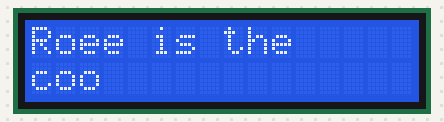
Bench run of a sketch on a simulated Arduino Uno, built with avr-gcc and run on an emulated ATmega328P. Shown: 16×2 character LCD. Random numbers use the default seed unless the sketch sets one; what the sketch prints to the serial monitor is not drawn.

Above: at 0.1 s.
At 3.62 s:
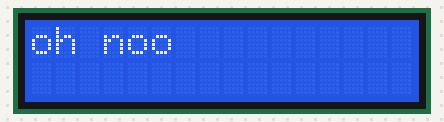
At 9.3 s:
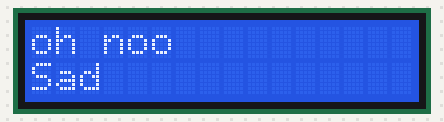
At 17.0 s:
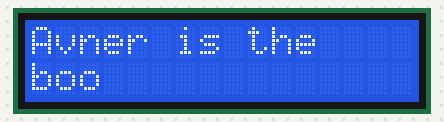
At 26.07 s:
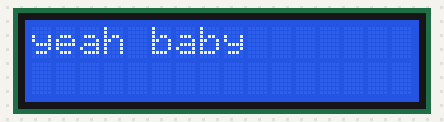
At 37.4 s:
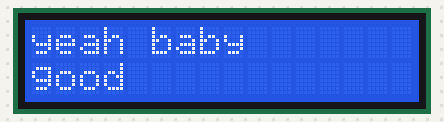

The sketch:

labels.ino
```cpp
// include the library code:
#include <LiquidCrystal.h>
#include <ArduinoJson.h>

// initialize the library with the numbers of the interface pins
LiquidCrystal lcd(12, 11, 5, 4, 3, 2);

char i;
const char message1[17] = "2x16 LCD Display";
DynamicJsonBuffer jsonBuffer;
JsonObject* root;
JsonObject* root2;


void setup() {
  // set up the LCD's number of columns and rows:
  lcd.begin(16, 2);
  Serial.begin(115200);


  // Parse the configuration json
   String input =
  "{\"labels\" : [{\"lines\": [\"Avner is the\",\"boo\", \"yeah baby\",\"good\"]},{\"lines\": [\"Roee is the\",\"coo\",\"oh noo\",\"Sad\"]}]}";
 "{ \"labels\": [ { \"lines\": [ \" Arts, Design\", \"and Architecture\" ] }, { \"lines\": [ \"Curating, Managing\", \"and Mediating Ar\", \" t\" ] }, { \"lines\": [ \" New Media - \", \" New Media\", \" Design\", \"and Production\" ] }, { \"lines\": [\"what\", \"what\"] }]}";//, { \"lines\": [ \" Buissness\", \"and Econonomics\" ] }, { \"lines\": [ \" Business Control\", \"ler as a Strateg\", \"ic Partner\" ] }, { \"lines\": [ \" Technology\", \"and Engineering\" ] }, { \"lines\": [ \" Materials and \", \"sustainable use\", \" of natural\", \" resources\" ] }, { \"lines\": [ \"Advanced Materia\", \"ls for Innovatio\", \"n and Sustaina\", \" bility\" ] }, { \"lines\": [ \"Advanced Materia\", \"ls for Innovatio\", \"n and Sustaina\", \" bility\" ] }, { \"lines\": [ \" Human Computer\", \"Interaction and\", \"Design\" ] }, { \"lines\": [ \"Entrepreneurship\", \" and\", \" Innovation\", \" Management\" ] }, { \"lines\": [ \" European Mining\", \" Minerals and\", \"Environmental Pro\", \"gram Management\" ] } ] }";

 //String input2 = "{\"labels\" : [{\"lines\": [\"Avner is the\",\"boo\", \"yeah baby\",\"good\"]},{\"lines\": [\"Roee is the\",\"coo\",\"oh noo\",\"Sad\"]}]}";


 // root2 = &(jsonBuffer.parseObject(input2));
  root = &(jsonBuffer.parseObject(input));

 if (!(*root).success())
 {
  Serial.println("parseObject() failed");
  return;
 } else {
  Serial.println("parseObject() success");
 }


}

void loop() {
  // Print a message to the LCD.
  lcd.clear();

  // Choose a random message
  int index = random((*root)["labels"].size());
  int numLines = (*root)["labels"][index]["lines"].size();
  lcd.setCursor(0, 0);
  const char* text = (*root)["labels"][index]["lines"][0].asString();
  lcd.print(text);

  if (numLines > 1) {
    text = (*root)["labels"][index]["lines"][1].asString();
    lcd.setCursor(0, 1);
    lcd.print(text);
  }

  if (numLines > 2) {
      delay(2000);
      lcd.setCursor(16, 0);
      lcd.autoscroll();
      String newText = (*root)["labels"][index]["lines"][2].asString();
      for (i = 0; i < newText.length(); i++) {
        lcd.print(newText[i]);
        delay(100);
      }
      for (i = 0; i < 16 - newText.length(); i++) {
        lcd.print(' ');
        delay(100);
      }
      lcd.noAutoscroll();
      if (numLines > 3) {
            lcd.setCursor(16,1);
            lcd.print((*root)["labels"][index]["lines"][3].asString());
      }

  }

  delay(2000);
}
```

Measured:
- what the display in image 2 shows lasts 2.0 s, from 9.3 s to 11.3 s
